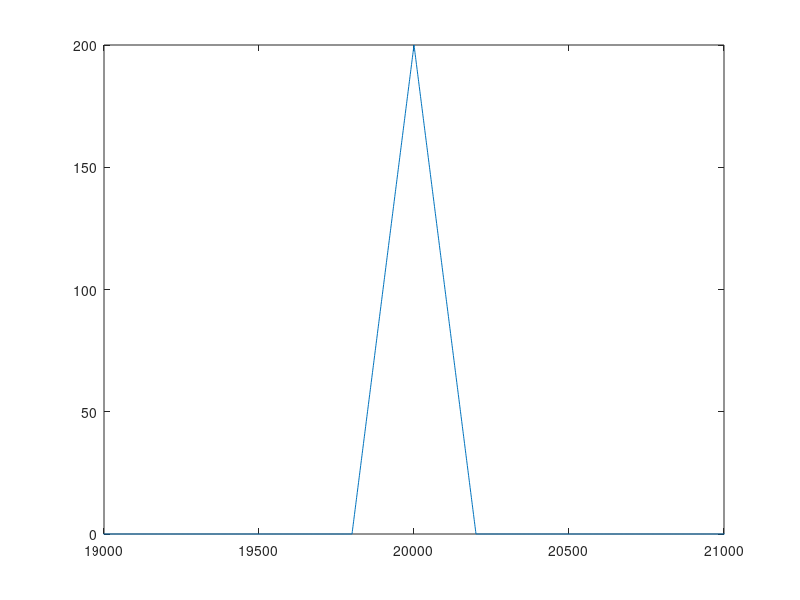

Source code (MATLAB):
fs = 10000;                             % Number of samples per second
t = -1:1/fs:1;                          % Time vector
x2 = rectpuls(t,20e-3);                 % Generating rectangular pulse 
s = conv(x2, x2);
%plot(s)
%plot(s), axis([-0.1 0.1 -0.2 1.2])   % Plotting the pulse
plot(s), axis([1.9e+4 2.1e+4 0 200])